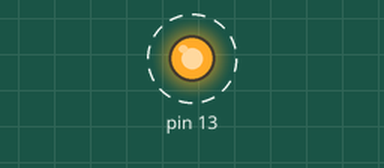
This sketch was run on a simulated Arduino Uno, built with avr-gcc and run on an emulated ATmega328P. Parts: output pins drawn as LEDs (lit = HIGH). Dashed ring = blinking.

Above: at 0.4 s.
Timing chart, 0 to 4.6 s (numbered marks = the images above):
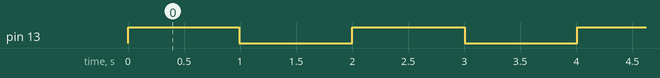

Measured:
- by itself, pin 13: alternates HIGH for 1.0 s and LOW for 1.0 s

The sketch:

timer0-ctc-polling.ino
```cpp
/*******************************************************************************
 * Make delay 10ms with timer 0, CTC mode, prescaler 1024, pooling
 * OCR0A = (0.01s*16000000Hz)/1024 = 156 = 0x9C
 *******************************************************************************
 */

void setup()
{
  // PB5 (Arduino digital pin 13) as output
  bitSet(DDRB, 5);
}

void loop()
{
  // Toggle LED on pin 13
  bitSet(PINB, 5);
  // Delay 1s(100*10ms)
  for (int i = 0; i < 100; i++)
    T0Delay();
}

// Delay 10ms
void T0Delay()
{
  // Load initial count value
  TCNT0 = 0;
  // Load compare match value
  OCR0A = 0x9C;
  // CTC mode, prescaler 1024
  TCCR0A = (1 << WGM01);
  TCCR0B = (1 << CS02) | (1 << CS00);
  // Wait until timer 0 compare match
  while (!(TIFR0 & (1 << OCF0A)));
  // Stop timer 0
  TCCR0B = 0;
  // Clear OCF0A flag
  TIFR0 = (1 << OCF0A);
}
```
